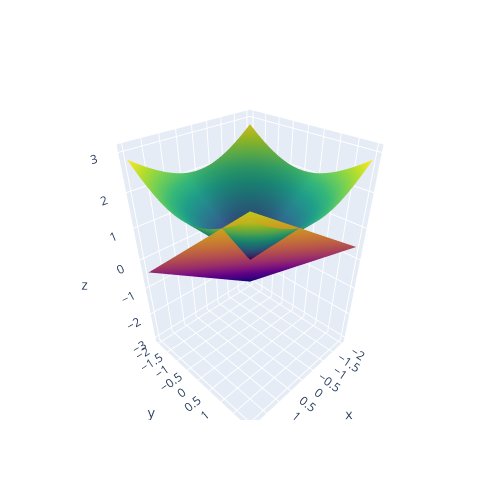

Notebook cell for this chart:
### Markdown cell above
How does this plane line up?

### Code cell
fig = go.Figure(data=[go.Surface(z=np.sqrt(xv**2+yv**2), x=x, y=y, colorscale='Viridis', showscale=False),
                      go.Surface(z=res[0]*xv+res[1]*yv, x=x, y=y, showscale=False)])
fig.update_layout(width=500, height=500,)
fig.show()
